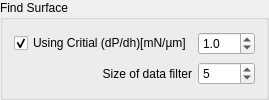
           <widget class="QGroupBox" name="groupBox_5">
            <property name="sizePolicy">
             <sizepolicy hsizetype="Maximum" vsizetype="Preferred">
              <horstretch>0</horstretch>
              <verstretch>0</verstretch>
             </sizepolicy>
            </property>
            <property name="title">
             <string>Find Surface</string>
            </property>
            <layout class="QGridLayout" name="gridLayout_12">
             <item row="0" column="0">
              <widget class="QCheckBox" name="checkBox_UsingRate2findSurface_tabTAF">
               <property name="sizePolicy">
                <sizepolicy hsizetype="Maximum" vsizetype="Maximum">
                 <horstretch>0</horstretch>
                 <verstretch>0</verstretch>
                </sizepolicy>
               </property>
               <property name="text">
                <string>Using Critial (dP/dh)[mN/µm]</string>
               </property>
               <property name="checked">
                <bool>true</bool>
               </property>
              </widget>
             </item>
             <item row="0" column="1">
              <widget class="QDoubleSpinBox" name="doubleSpinBox_Rate2findSurface_tabTAF">
               <property name="sizePolicy">
                <sizepolicy hsizetype="Maximum" vsizetype="Maximum">
                 <horstretch>0</horstretch>
                 <verstretch>0</verstretch>
                </sizepolicy>
               </property>
               <property name="decimals">
                <number>1</number>
               </property>
               <property name="value">
                <double>1.000000000000000</double>
               </property>
              </widget>
             </item>
             <item row="1" column="0">
              <widget class="QLabel" name="label_87">
               <property name="text">
                <string>Size of data filter</string>
               </property>
               <property name="alignment">
                <set>Qt::AlignRight|Qt::AlignTrailing|Qt::AlignVCenter</set>
               </property>
              </widget>
             </item>
             <item row="1" column="1">
              <widget class="QSpinBox" name="spinBox_DataFilterSize_tabTAF">
               <property name="value">
                <number>5</number>
               </property>
              </widget>
             </item>
            </layout>
           </widget>
